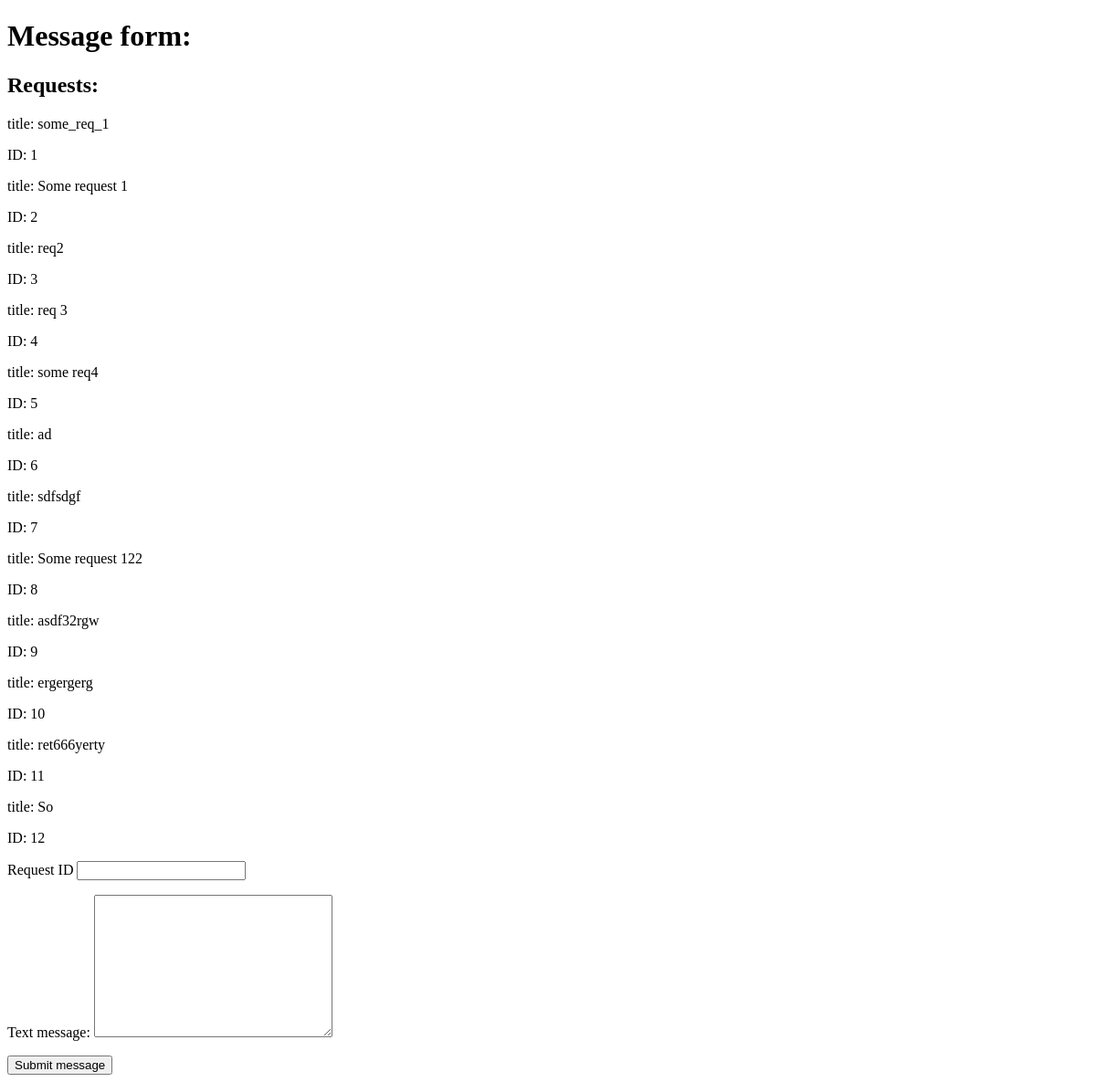
/send_message/, run on an earlier commit of the app's database.
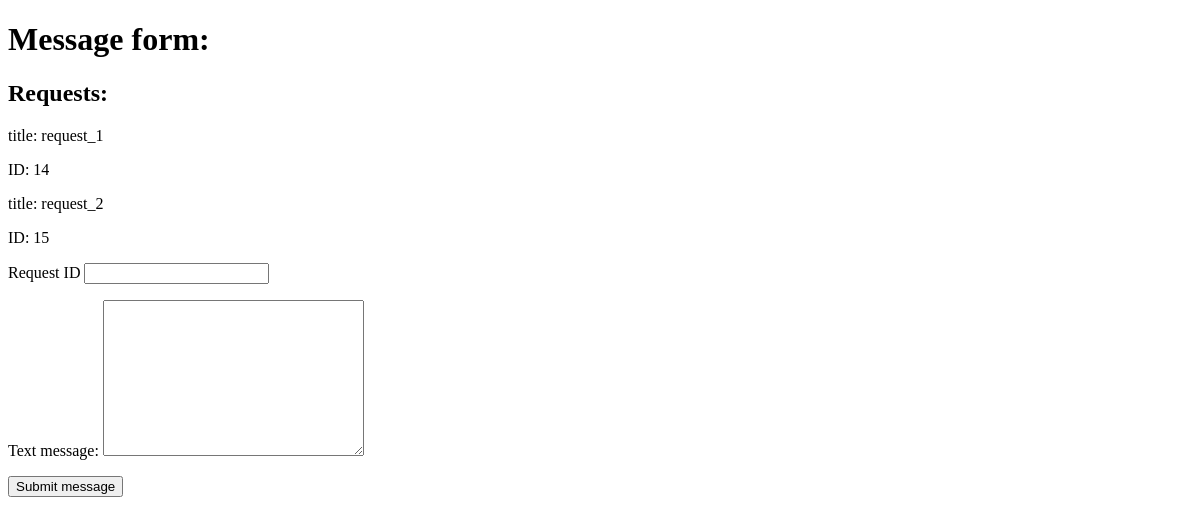
And on a later commit of the database.
### nekta_requests/models.py (models this page shows, shortened)
class Request(models.Model):
    title = models.CharField(max_length=100)
    description = models.TextField(null=False, blank=True)
    created_at = models.DateTimeField(auto_now_add=True)
    user = models.ForeignKey(User, on_delete=models.PROTECT)

### nekta_requests/views.py (the view)
# urls.py: path('send_message/', send_message, name='send_message'),
def send_message(request: HttpRequest) -> HttpResponse:
    request_id = request.POST.get('request-ID', '')
    context = {
        'requests': Request.objects.all(),
        'request_id': request_id
    }
    if request.method == 'POST':
        message = RequestMessage()
        message.text = request.POST.get('message', '')
        message.request_id = request_id
        message.save()
    return render(request, 'nekta_requests/send_message.html', context=context)

### nekta_requests/templates/nekta_requests/send_message.html (shortened to what this page needs)
{% extends 'nekta_requests/base.html' %}
{% block body %}
    <h1>Message form:</h1>
    <div>
    <h2>Requests:</h2>
        {% if requests %}
    <div>
        {% for request in requests %}
        <div>
            <p>title: {{ request.title }}</p>
            <p>ID: {{ request.pk }}</p>
        </div>
        {% endfor %}
    </div>
        {% else %}
            <h3>Not requests yet</h3>
        {% endif %}
    </div>
    <div>
        <form method="post">
            <p>
                <label for="request_id-id">Request ID</label>
                <input type="text" name="request-ID" id="request_id-id"  maxlength="100">
            </p>
            <p>
                <label for="message-id">Text message: </label>
                <textarea name="message" id="message-id" cols="30" rows="10"></textarea>
            </p>
            <button type="submit">
                Submit message
            </button>
        </form>
    </div>
{% endblock %}

What changed in the data, as far as the page shows it:
removed Request: title "some_req_1", pk "1"
removed Request: title "Some request 1", pk "2"
removed Request: title "req2", pk "3"
removed Request: title "req 3", pk "4"
removed Request: title "some req4", pk "5"
removed Request: title "ad", pk "6"
removed Request: title "sdfsdgf", pk "7"
removed Request: title "Some request 122", pk "8"
removed Request: title "asdf32rgw", pk "9"
removed Request: title "ergergerg", pk "10"
removed Request: title "ret666yerty", pk "11"
removed Request: title "So", pk "12"
added Request: title "request_1", pk "14"
added Request: title "request_2", pk "15"
